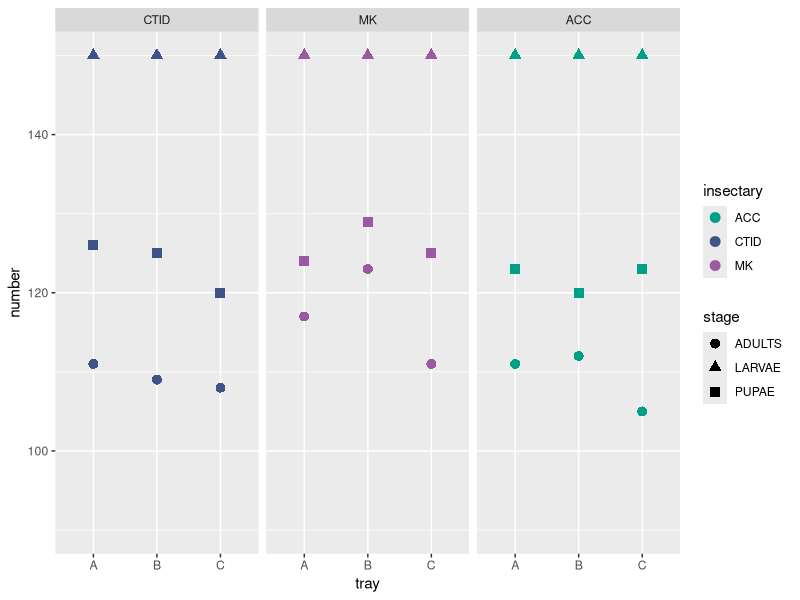
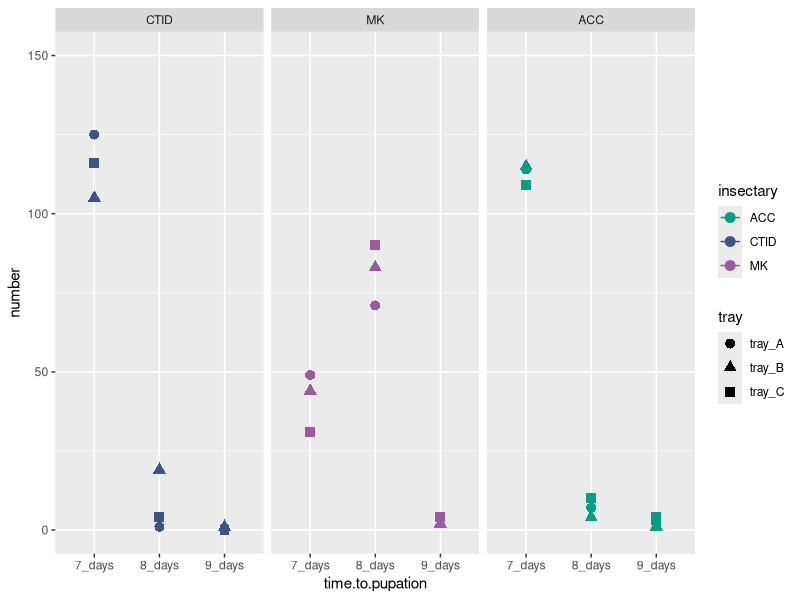
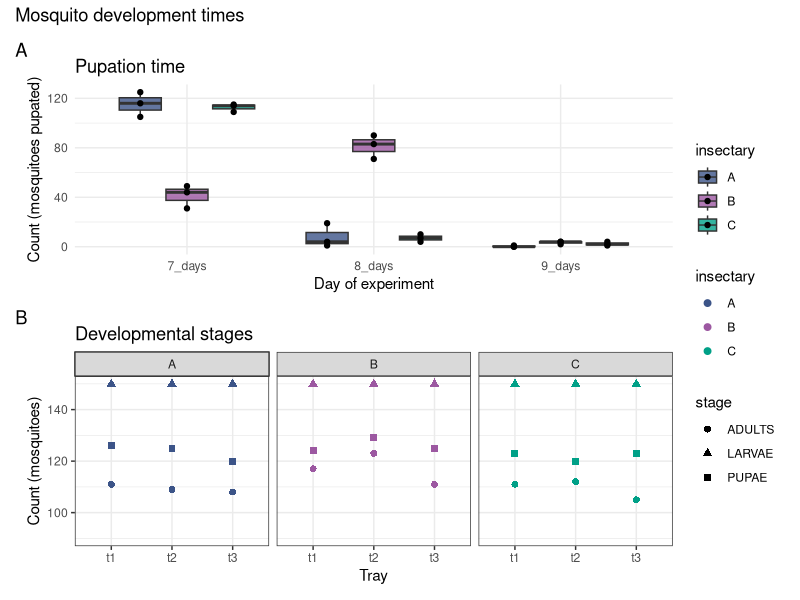
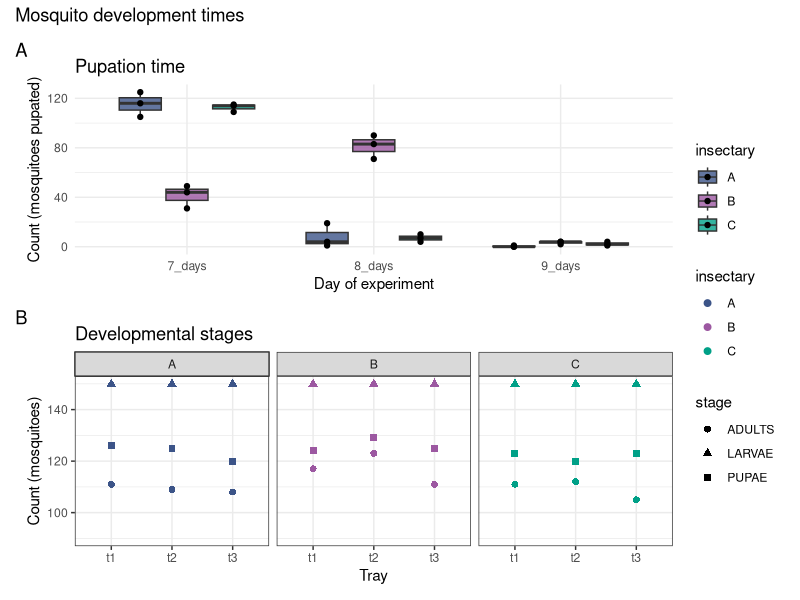

Write R code to recreate these figures, in order.
## ---- chunk 1
knitr::opts_chunk$set(echo = TRUE)
## ---- chunk 2
library(ggplot2)
library(patchwork)
library(tidyverse)
## ---- chunk 3
dat = read.csv("ins_comp_survival_data.csv")


sapply(dat, class)

as.numeric(dat$number)


## ---- chunk 4
colours2 <- c(
  "ACC" = "#00A087FF",
  "CTID" = "#3C5488FF",
  "MK" = "#9C58A1"
)
## ---- chunk 5

p <- ggplot(data= dat, aes(x= tray, y= number, colour = insectary, shape = stage)) +
  geom_point(size = 3) + 
   scale_color_manual(values = colours2) +
  scale_y_continuous(limits = c(90, 150)) +
  facet_grid(~factor(insectary, levels=c("CTID", "MK", "ACC")), scales = "free", space = "free")
p


## ---- chunk 6

# import data
dat2 = read.csv("ins_comp_survival2.csv")

# sapply(dat2, class)

## ---- chunk 7

# ANOVA
anova_pupae <- aov(stage2 ~ insectary, data = dat2)
anova_adult <- aov(stage3 ~ insectary, data = dat2)

summary(anova_pupae)
summary(anova_adult)


# Kruskal-WAllis
Kruskal_pupae <- kruskal.test(stage2 ~ insectary, data = dat2)
Kruskal_adult <- kruskal.test(stage3 ~ insectary, data = dat2)


if (Kruskal_pupae$p.value < 0.05) {
  print("There are significant differences between at least two groups.")
} else {
  print("There is not enough evidence to conclude significant differences between groups.")
}

if (Kruskal_adult$p.value < 0.05) {
  print("There are significant differences between at least two groups.")
} else {
  print("There is not enough evidence to conclude significant differences between groups.")
}


## ---- chunk 8
pup = read.csv("pupae_development.csv")

## ---- chunk 9

p2 <- ggplot(data= pup, aes(x= time.to.pupation, y= number, colour = insectary, shape = tray)) +
  geom_point(size = 3) + 
   scale_color_manual(values = colours2) +
  scale_y_continuous(limits = c(0, 150)) +
  facet_grid(~factor(insectary, levels=c("CTID", "MK", "ACC")), scales = "free", space = "free")+
  geom_line()
p2


#Renaming insectaries to make my life easier

pup <- pup %>% 
  mutate(insectary = gsub("CTID", "A", insectary), 
         insectary = gsub("MK", "B", insectary),
         insectary = gsub("ACC", "C", insectary)
  )

dat <- dat %>% 
  mutate(insectary = gsub("CTID", "A", insectary), 
         insectary = gsub("MK", "B", insectary),
         insectary = gsub("ACC", "C", insectary)
  )


dat <- dat %>% 
  mutate(tray = gsub("A", "t1", tray), 
         tray = gsub("B", "t2", tray),
         tray = gsub("C", "t3", tray)
  )



colours3 <- c(
  "C" = "#00A087FF",
  "A" = "#3C5488FF",
  "B" = "#9C58A1"
)


p3 <- ggplot(data = pup, mapping = aes(time.to.pupation, number, fill=insectary)) + 
  geom_boxplot(alpha=0.8) +
  scale_fill_manual(values = colours3) +
  theme_minimal() +
  geom_point(position=position_dodge(width=0.75),aes(group=insectary)) + 
  labs(title="Pupation time",x="Day of experiment", y = "Count (mosquitoes pupated)")


p <- ggplot(data= dat, aes(x= tray, y= number, colour = insectary, shape = stage)) +
  geom_point(size = 2) + 
  scale_color_manual(values = colours3) +
  scale_y_continuous(limits = c(90, 150)) +
  facet_grid(~factor(insectary, levels=c("A", "B", "C")), scales = "free", space = "free") +
  theme_bw() + 
  labs(title="Developmental stages",x="Tray", y = "Count (mosquitoes)")

p3 / p + plot_layout(guides = 'collect') + plot_annotation(tag_levels = 'A') +  plot_annotation(title = 'Mosquito development times')

pdf("Mosquito_development.pdf", width=4, height=7)
p3 / p + plot_layout(guides = 'collect') + plot_annotation(tag_levels = 'A') +  plot_annotation(title = 'Mosquito development times')
dev.off()
